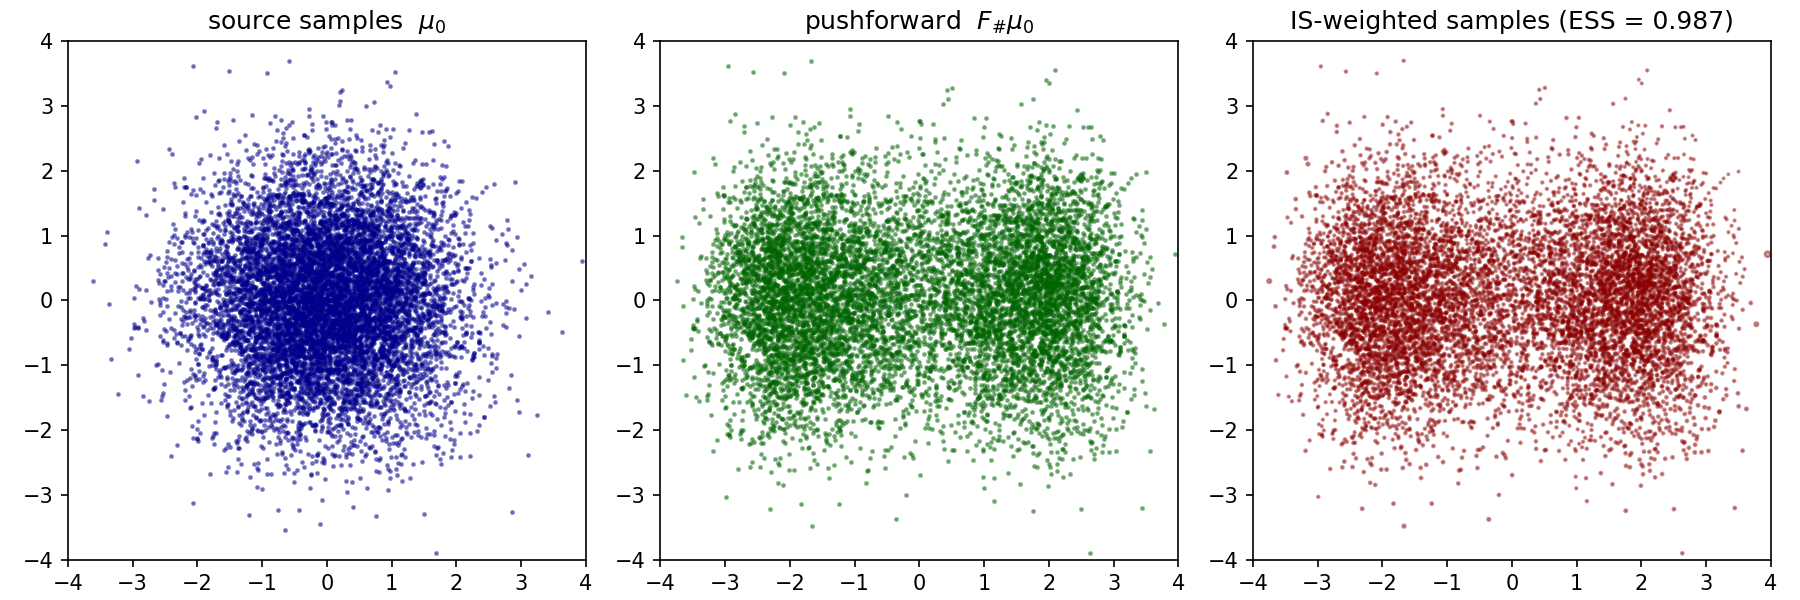

Write the Python code that produced this figure.
import torch
from zflows import NSF, compute_ESS_log
from zflows.potential import Potential, Gaussian

device = 'cuda' if torch.cuda.is_available() else 'cpu'

# source: U0(x) = (x1^2+x2^2)/2 (Gaussian prior)
u0 = Gaussian(mean=[0.0, 0.0], variance=[1.0, 1.0]).to(device)

# target: U1(x) = (x1^2+x2^2)/2 + 2*cos(x1)
class U1(Potential): # target potential
    def __init__(self):
        super().__init__()
    def forward(self, x: torch.Tensor) -> torch.Tensor:
        x1 = x[:,0] # [N]
        x2 = x[:,1] # [N]
        return 0.5 * (x1 ** 2 + x2 ** 2) + 2 * torch.cos(x1)
    
u1 = U1().to(device) # to(device) can be removed here

# define KL loss function
def reverse_KL_loss(x: torch.Tensor, source: Potential, target: Potential, flow: NSF):
    """
    The reverse KL divergence in energy-driven normalizing flow.
    Estimates  E_{x ~ source}[ target(F(x)) - source(x) - log|det J_F(x)| ],
    where F = flow.t() pushes source samples toward the target.
    Input:
        x:      Tensor [N, d]   samples drawn from the source distribution
        source: Potential       negative log-density of the source (up to const)
        target: Potential       negative log-density of the target (up to const)
        flow:   NSF             normalizing flow providing F = flow.t()
    Output:
        loss: Tensor (scalar)   Monte Carlo estimate of the reverse KL
    """
    y, ladj = flow.t().call_and_ladj(x) # get y = F(x) and log_abs_det_jacobian
    return (target(y) - source(x) - ladj).mean()

# initialize Neural Spline Flow (NSF)
flow = NSF(a=[-4, -4], b=[4, 4], bins=8, transforms=4, hidden_features=(64, 64)).to(device)

# training parameters
N: int = 10000 # number of samples
LR: float = 1e-3 # learning rate
BATCH: int = 1000 # batch size
EPOCH: int = 10 # number of epochs

x = u0.samples(N) # generate samples
optimizer = torch.optim.Adam(flow.parameters(), lr=LR)

for epoch in range(EPOCH):
    perm = torch.randperm(N, device=device)
    epoch_loss = 0.0
    n_batches = 0
    for start in range(0, N, BATCH):
        idx = perm[start:start + BATCH]
        x_batch = x[idx]

        loss = reverse_KL_loss(x_batch, source=u0, target=u1, flow=flow)

        optimizer.zero_grad()
        loss.backward()
        optimizer.step()

        epoch_loss += loss.item()
        n_batches += 1

    avg_loss = epoch_loss / n_batches
    print(f"epoch {epoch+1:>3}/{EPOCH}   KL_loss = {avg_loss:.6f}")

# plot the result
import matplotlib.pyplot as plt

with torch.no_grad():
    x_plot = u0.samples(N) # fresh samples from source
    y_plot, ladj = flow.t().call_and_ladj(x_plot) # pushforward F(x)

    # importance sampling: target density ~ exp(-u1(y)), proposal density q(y).
    # log q(y) = -u0(x) - ladj, so log w = -u1(y) + u0(x) + ladj.
    log_w = -u1(y_plot) + u0(x_plot) + ladj

ess = compute_ESS_log(log_w)
print(f"ESS = {ess.item():.4f}")

x_np = x_plot.cpu().numpy()
y_np = y_plot.cpu().numpy()
w_np = (log_w - log_w.max()).exp().cpu().numpy() # for color scaling only

fig, axes = plt.subplots(1, 3, figsize=(12, 4))

axes[0].scatter(x_np[:, 0], x_np[:, 1], s=2, alpha=0.4, color="darkblue")
axes[0].set_title(r"source samples  $\mu_0$")

axes[1].scatter(y_np[:, 0], y_np[:, 1], s=2, alpha=0.4, color="darkgreen")
axes[1].set_title(r"pushforward  $F_\# \mu_0$")

w_norm = w_np / w_np.max() # in [0, 1] for size scaling
axes[2].scatter(y_np[:, 0], y_np[:, 1], s=8 * w_norm, alpha=0.4, color="darkred")
axes[2].set_title(f"IS-weighted samples (ESS = {ess.item():.3f})")

for ax in axes:
    ax.set_xlim(-4, 4)
    ax.set_ylim(-4, 4)
    ax.set_aspect("equal")

plt.tight_layout()
plt.savefig("test_2D_reverse_KL.png", dpi=150)
plt.show()
